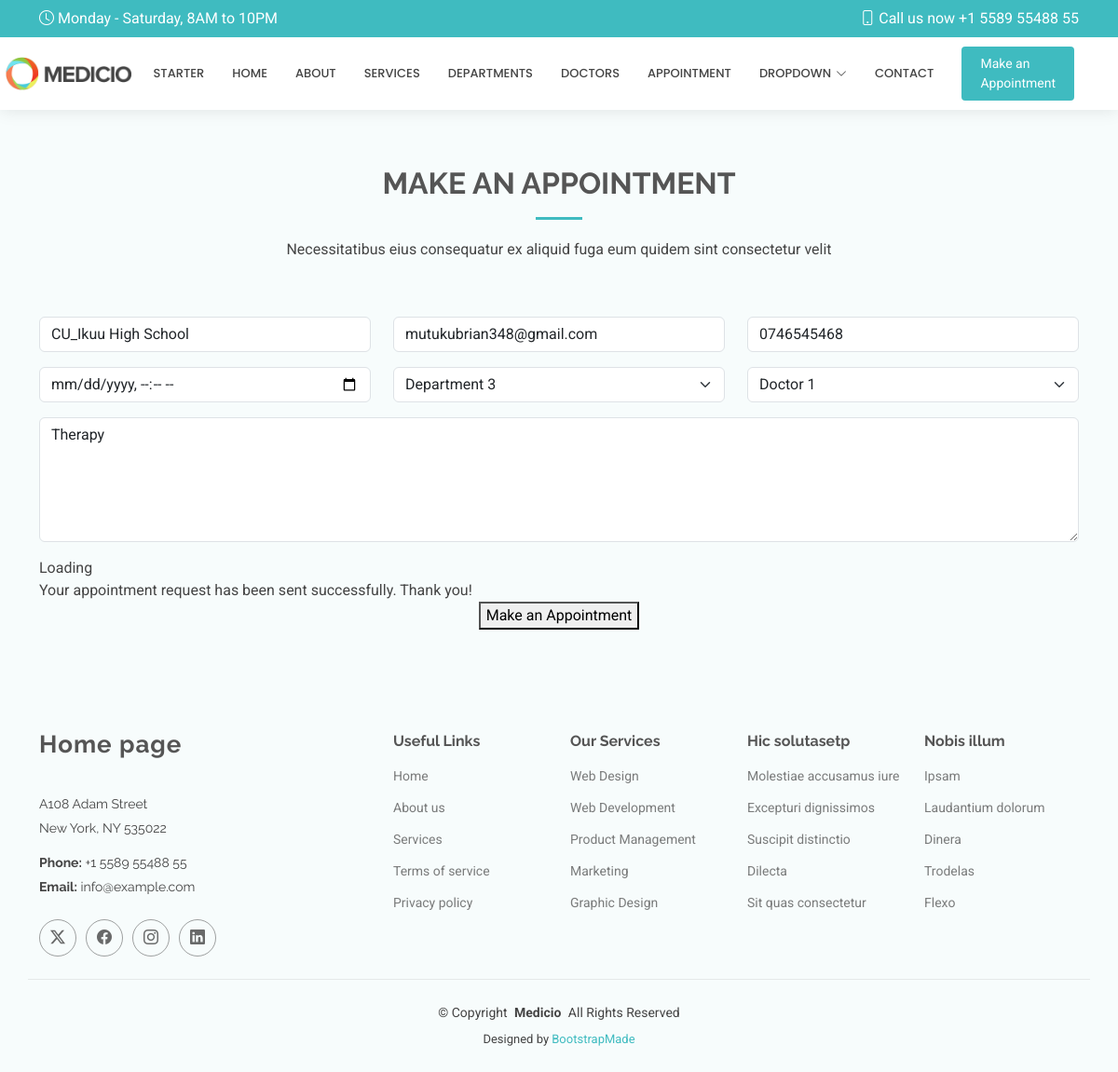
Screenshot of /edit/5 with the database file from the repository.
### HospitalApp/models.py (models this page shows, shortened)
class Appointment(models.Model):
    name = models.CharField(max_length=50)
    email = models.EmailField()
    phone = models.CharField(max_length=10)
    date = models.DateTimeField()
    department = models.CharField(max_length=20)
    doctor = models.CharField(max_length=20)
    message = models.TextField()

### HospitalApp/views.py (the view)
# urls.py: path('edit/<int:id>', views.edit,name= 'edit'),
def edit(request,id):
    editappointment= get_object_or_404(Appointment,id=id)
    if request.method == 'POST':
        editappointment.name = request.POST.get('name')
        editappointment.email = request.POST.get('email')
        editappointment.phone = request.POST.get('phone')
        editappointment.date = request.POST.get('date')
        editappointment.department = request.POST.get('department')
        editappointment.doctor = request.POST.get('doctor')
        editappointment.message = request.POST.get('message')
        editappointment.save()
        return redirect('/show')
    else:
        return render(request,'edit.html',{'editappointment':editappointment})

### Templates/edit.html (shortened to what this page needs)
{% extends 'starter-page.html' %}
{% load static %}
{% block content %}
    <section id="appointment" class="appointment section light-background">
      <div class="container section-title" data-aos="fade-up">
        <h2>MAKE AN APPOINTMENT</h2>
        <p>Necessitatibus eius consequatur ex aliquid fuga eum quidem sint consectetur velit</p>
      </div>
      <div class="container" data-aos="fade-up" data-aos-delay="100">
        <form method="post" >
          <div class="row">
            <div class="col-md-4 form-group">
              <input type="text" name="name" class="form-control" id="name" placeholder="Your Name" required="" value="{{ editappointment.name }}">
            </div>
            <div class="col-md-4 form-group mt-3 mt-md-0">
              <input type="email" class="form-control" name="email" id="email" placeholder="Your Email" required="" value="{{ editappointment.email }}">
            </div>
            <div class="col-md-4 form-group mt-3 mt-md-0">
              <input type="tel" class="form-control" name="phone" id="phone" placeholder="Your Phone" required="" value="{{ editappointment.phone }}">
            </div>
          </div>
          <div class="row">
            <div class="col-md-4 form-group mt-3">
              <input type="datetime-local" name="date" class="form-control datepicker" id="date" placeholder="Appointment Date" required="" value="{{ editappointment.date }}">
            </div>
            <div class="col-md-4 form-group mt-3">
              <select name="department" id="department" class="form-select" required="">
                <option value="Department 3" {% if editappointment.department == "Department 3" %}
                	selected
                {% endif %}>Department 3</option>
              </select>
            </div>
            <div class="col-md-4 form-group mt-3">
              <select name="doctor" id="doctor" class="form-select" required="" >
                <option value="Doctor 1" {% if editappointment.doctor == "Doctor 1" %}
                	selected
                {% endif %}>Doctor 1</option>
              </select>
            </div>
          </div>
          <div class="form-group mt-3">
            <textarea class="form-control" name="message" rows="5" placeholder="Message (Optional)">{{ editappointment.message }}</textarea>
          </div>
          <div class="mt-3">
            <div class="loading">Loading</div>
            <div class="sent-message">Your appointment request has been sent successfully. Thank you!</div>
            <div class="text-center"><button type="submit">Make an Appointment</button></div>
          </div>
        </form>
      </div>
    </section>
{% endblock %}

### static/assets/css/main.css (style rules this page uses)
:root { --default-font: "Roboto", system-ui, -apple-system, "Segoe UI", Roboto, "Helvetica Neue", Arial, "Noto Sans", "Liberation Sans", sans-serif, "Apple Color Emoji", "Segoe UI Emoji", "Segoe UI Symbol", "Noto Color Emoji"; --heading-font: "Raleway", sans-serif; --nav-font: "Poppins", sans-serif; }
:root { --background-color: #ffffff; --default-color: #444444; --heading-color: #555555; --accent-color: #3fbbc0; --surface-color: #ffffff; --contrast-color: #ffffff; }
:root { --nav-color: #444444; --nav-hover-color: #3fbbc0; --nav-mobile-background-color: #ffffff; --nav-dropdown-background-color: #ffffff; --nav-dropdown-color: #444444; --nav-dropdown-hover-color: #3fbbc0; }
.light-background { --background-color: #f7fcfc; --surface-color: #ffffff; }
:root { scroll-behavior: smooth; }
body { color: var(--default-color); background-color: var(--background-color); font-family: var(--default-font); }
h1, h2, h3, h4, h5, h6 { color: var(--heading-color); font-family: var(--heading-font); }
section, .section { color: var(--default-color); background-color: var(--background-color); padding: 60px 0; scroll-margin-top: 120px; overflow: clip; }
.section-title { text-align: center; padding-bottom: 60px; position: relative; }
.section-title h2 { font-size: 32px; font-weight: 700; margin-bottom: 20px; padding-bottom: 20px; position: relative; }
.section-title h2:after { content: ""; position: absolute; display: block; width: 50px; height: 3px; background: var(--accent-color); left: 0; right: 0; bottom: 0; margin: auto; }
.section-title p { margin-bottom: 0; }

### rows the page displays
Appointment: name "CU_Ikuu High School", email "mutukubrian348@gmail.com", phone "0746545468", department "Department 3", doctor "Doctor 1", message "Therapy"
